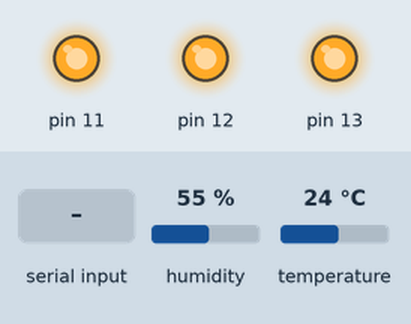
The sketch below on a simulated Arduino Uno, built with avr-gcc and run on an emulated ATmega328P. Parts: output pins drawn as LEDs (lit = HIGH). The test bench sets the inputs (shaded band); at power-on: humidity 55 %, temperature 24 °C. What the sketch prints to the serial monitor is not drawn.

Above: at 3.1 s.
At 5.4 s:
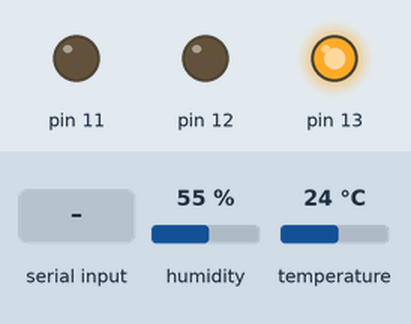
5.5 s: "STATUS\n" received over Serial
7.0 s: "READ\n" received over Serial
At 7.6 s:
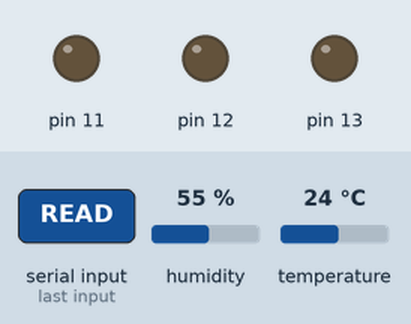
8.6 s: "RESET\n" received over Serial
Timing chart, 0 to 11.6 s (numbered marks = the images above; inputs shaded):
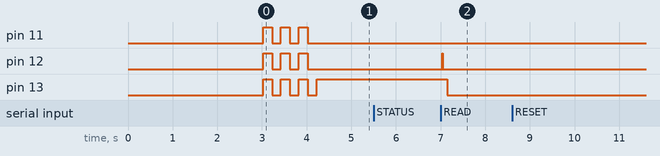

The sketch:

PharmaTrust_Arduino_Uno_Final.ino
```cpp
/*
 * PharmaTrust Arduino Uno - Final Production Code
 * USB Serial to Computer Bridge for PharmaTrust System
 *
 * Hardware: Arduino Uno + DHT22 Sensor
 *
 * Connections:
 * - DHT22 VCC -> 5V
 * - DHT22 GND -> GND
 * - DHT22 DATA -> Digital Pin 4
 * - LED_OK -> Digital Pin 13 (built-in LED)
 * - LED_TX -> Digital Pin 12
 * - LED_ERR -> Digital Pin 11
 *
 * Features:
 * - Reads DHT22 sensor data every 30 seconds
 * - Sends JSON data via USB Serial to computer
 * - Computer runs Node.js forwarder script to send to PharmaTrust
 * - Visual status indicators
 * - Pharmaceutical anomaly detection
 * - No WiFi required - uses computer's internet connection
 *
 * Usage:
 * 1. Upload this code to Arduino Uno
 * 2. Run: node scripts/arduino-usb-forwarder.js
 * 3. Data appears on PharmaTrust admin dashboard
 */

#include <DHT.h>

// ========== DHT22 SENSOR CONFIGURATION ==========
#define DHT_PIN 4
#define DHT_TYPE DHT22
DHT dht(DHT_PIN, DHT_TYPE);

// ========== LED INDICATORS ==========
const int LED_OK = 13;    // Status OK (built-in LED)
const int LED_TX = 12;    // Data transmission
const int LED_ERR = 11;   // Error indicator

// ========== PHARMACEUTICAL THRESHOLDS ==========
const float TEMP_MIN = 2.0;   // Minimum safe temperature (°C)
const float TEMP_MAX = 25.0;  // Maximum safe temperature (°C)
const float HUM_MIN = 30.0;   // Minimum safe humidity (%)
const float HUM_MAX = 70.0;   // Maximum safe humidity (%)

// ========== DEVICE CONFIGURATION ==========
const char* DEVICE_ID = "ARDUINO_UNO_DHT22_001";
const char* BATCH_ID = "BATCH_DEFAULT";
const char* LOCATION = "pharmaceutical_storage";

// ========== TIMING ==========
const unsigned long READING_INTERVAL = 30000; // 30 seconds between readings
const unsigned long STARTUP_DELAY = 3000;     // Wait for Serial connection

// ========== GLOBAL VARIABLES ==========
unsigned long lastReading = 0;
unsigned long startTime = 0;
int readingCount = 0;
int errorCount = 0;

// ========== UTILITY FUNCTIONS ==========
void setLED(int pin, bool state) {
  pinMode(pin, OUTPUT);
  digitalWrite(pin, state ? HIGH : LOW);
}

void blinkLED(int pin, int times, int delayMs = 150) {
  for (int i = 0; i < times; i++) {
    setLED(pin, true);
    delay(delayMs);
    setLED(pin, false);
    delay(delayMs);
  }
}

void showStatus(String message) {
  Serial.print(F("{\"type\":\"status\",\"timestamp\":"));
  Serial.print(millis());
  Serial.print(F(",\"message\":\""));
  Serial.print(message);
  Serial.println(F("\"}"));
}

void showError(String error) {
  Serial.print(F("{\"type\":\"error\",\"timestamp\":"));
  Serial.print(millis());
  Serial.print(F(",\"error\":\""));
  Serial.print(error);
  Serial.println(F("\"}"));
  errorCount++;
  blinkLED(LED_ERR, 2, 200);
}

// ========== SENSOR FUNCTIONS ==========
bool readSensor(float &temperature, float &humidity) {
  temperature = dht.readTemperature();
  humidity = dht.readHumidity();

  if (isnan(temperature) || isnan(humidity)) {
    showError("DHT22 sensor read failed");
    return false;
  }

  return true;
}

bool isReadingValid(float temperature, float humidity) {
  // Basic validation ranges
  if (temperature < -40 || temperature > 80) return false;
  if (humidity < 0 || humidity > 100) return false;
  return true;
}

String checkAnomalies(float temperature, float humidity) {
  String issues = "";

  if (temperature < TEMP_MIN) {
    issues += "Temperature too low (" + String(temperature, 1) + "C). ";
  } else if (temperature > TEMP_MAX) {
    issues += "Temperature too high (" + String(temperature, 1) + "C). ";
  }

  if (humidity < HUM_MIN) {
    issues += "Humidity too low (" + String(humidity, 1) + "%). ";
  } else if (humidity > HUM_MAX) {
    issues += "Humidity too high (" + String(humidity, 1) + "%). ";
  }

  return issues;
}

// ========== DATA TRANSMISSION ==========
void sendSensorData(float temperature, float humidity) {
  setLED(LED_TX, true);

  // Send structured JSON data for Node.js forwarder
  Serial.print(F("{\"type\":\"reading\","));
  Serial.print(F("\"batchId\":\""));
  Serial.print(BATCH_ID);
  Serial.print(F("\",\"deviceId\":\""));
  Serial.print(DEVICE_ID);
  Serial.print(F("\",\"temperature\":"));
  Serial.print(temperature, 2);
  Serial.print(F(",\"humidity\":"));
  Serial.print(humidity, 2);
  Serial.print(F(",\"timestamp\":"));
  Serial.print(millis());
  Serial.print(F(",\"location\":\""));
  Serial.print(LOCATION);
  Serial.print(F("\",\"readingNumber\":"));
  Serial.print(readingCount);
  Serial.println(F("}"));

  setLED(LED_TX, false);
  readingCount++;

  // Check for anomalies and send alert
  String anomalies = checkAnomalies(temperature, humidity);
  if (anomalies.length() > 0) {
    setLED(LED_ERR, true);

    // Send alert JSON
    Serial.print(F("{\"type\":\"alert\","));
    Serial.print(F("\"deviceId\":\""));
    Serial.print(DEVICE_ID);
    Serial.print(F("\",\"severity\":\"HIGH\","));
    Serial.print(F("\"message\":\""));
    Serial.print(anomalies);
    Serial.print(F("\",\"temperature\":"));
    Serial.print(temperature, 2);
    Serial.print(F(",\"humidity\":"));
    Serial.print(humidity, 2);
    Serial.print(F(",\"timestamp\":"));
    Serial.print(millis());
    Serial.print(F(",\"location\":\""));
    Serial.print(LOCATION);
    Serial.println(F("}"));

    setLED(LED_ERR, false);
    blinkLED(LED_ERR, 3, 150);
  } else {
    blinkLED(LED_OK, 1, 100);
  }
}

void sendHeartbeat() {
  Serial.print(F("{\"type\":\"heartbeat\","));
  Serial.print(F("\"deviceId\":\""));
  Serial.print(DEVICE_ID);
  Serial.print(F("\",\"uptime\":"));
  Serial.print(millis() / 1000);
  Serial.print(F(",\"readings\":"));
  Serial.print(readingCount);
  Serial.print(F(",\"errors\":"));
  Serial.print(errorCount);
  Serial.print(F(",\"freeMemory\":"));
  Serial.print(getFreeMemory());
  Serial.println(F("}"));
}

// Get available memory (useful for debugging)
int getFreeMemory() {
  extern int __heap_start, *__brkval;
  int v;
  return (int) &v - (__brkval == 0 ? (int) &__heap_start : (int) __brkval);
}

// ========== SETUP ==========
void setup() {
  Serial.begin(115200);
  delay(STARTUP_DELAY); // Allow Serial connection to establish

  // Initialize LEDs
  setLED(LED_OK, false);
  setLED(LED_TX, false);
  setLED(LED_ERR, false);

  // Initialize DHT sensor
  dht.begin();

  // Send startup message
  Serial.println(F("{\"type\":\"startup\",\"device\":\"PharmaTrust Arduino Uno\",\"version\":\"1.0\",\"features\":[\"DHT22\",\"USB_Bridge\",\"Pharmaceutical_Monitoring\"]}"));

  showStatus("DHT22 sensor initialized");
  showStatus("PharmaTrust Arduino Uno ready");
  showStatus("Waiting for USB forwarder script...");

  startTime = millis();

  // Startup LED sequence
  for (int i = 0; i < 3; i++) {
    setLED(LED_OK, true);
    setLED(LED_TX, true);
    setLED(LED_ERR, true);
    delay(200);
    setLED(LED_OK, false);
    setLED(LED_TX, false);
    setLED(LED_ERR, false);
    delay(200);
  }

  setLED(LED_OK, true); // Keep status LED on when ready
}

// ========== MAIN LOOP ==========
void loop() {
  unsigned long currentTime = millis();

  // Read and send sensor data every interval
  if (currentTime - lastReading >= READING_INTERVAL) {
    lastReading = currentTime;

    float temperature, humidity;
    if (readSensor(temperature, humidity)) {
      if (isReadingValid(temperature, humidity)) {
        sendSensorData(temperature, humidity);

        // Send status update
        showStatus("Reading " + String(readingCount) + ": " +
                  String(temperature, 1) + "C, " +
                  String(humidity, 1) + "%");
      } else {
        showError("Invalid sensor reading: T=" + String(temperature) +
                 ", H=" + String(humidity));
      }
    }
  }

  // Send heartbeat every 5 minutes
  if (currentTime % 300000 == 0 && currentTime > 0) {
    sendHeartbeat();
  }

  // Check for commands from USB forwarder (optional)
  if (Serial.available()) {
    String command = Serial.readStringUntil('\n');
    command.trim();

    if (command == "STATUS") {
      sendHeartbeat();
    } else if (command == "READ") {
      // Force immediate reading
      float temperature, humidity;
      if (readSensor(temperature, humidity)) {
        sendSensorData(temperature, humidity);
      }
    } else if (command == "RESET") {
      // Reset counters
      readingCount = 0;
      errorCount = 0;
      startTime = millis();
      showStatus("Counters reset");
    }
  }

  delay(100); // Small delay to prevent overwhelming Serial
}
```

Measured:
- after the input at 5.5 s, every drawn part: stays the same
- after the input at 7.0 s, pin 12: LOW → HIGH at once, → LOW 0.01 s later; pin 13: HIGH → LOW after 0.15 s
- after the input at 8.6 s, every drawn part: stays the same
